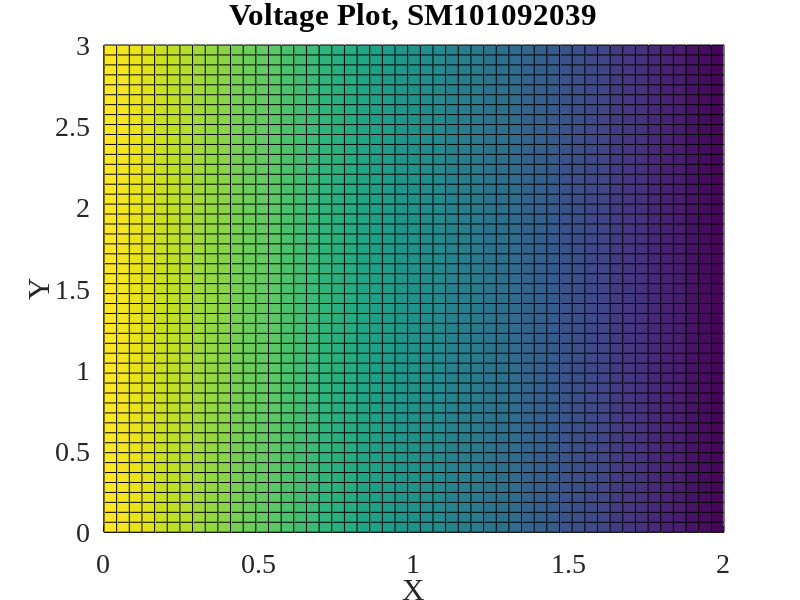
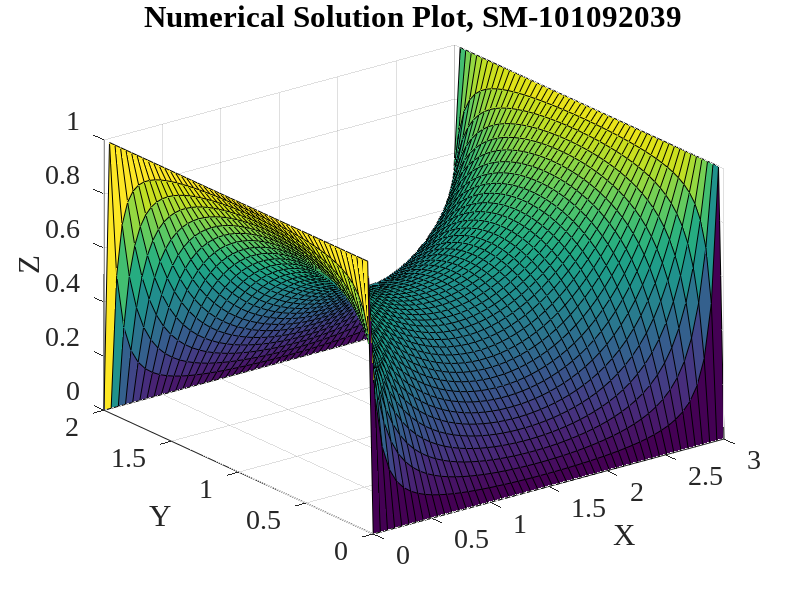
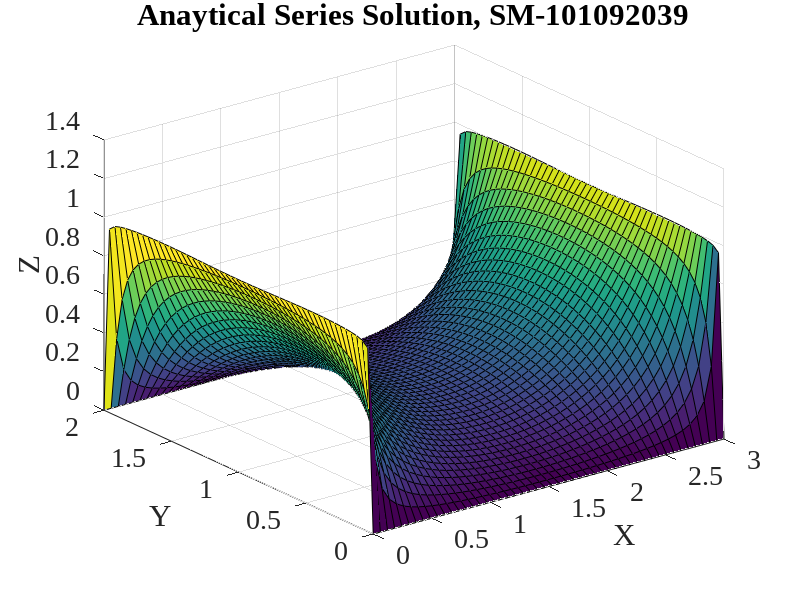

Write the MATLAB code that produced these figures, in order.
%% ELEC 4700 
% Assigment - 2 
% Saifuddin Mohammed, #101092039


%% The first segement of the assignment required calculation of Electrostatic potential of Rectanfgular region with dimensions L x W. 

% 1  
% a)	V = V0 at x = 0 and V = 0 at x = L 


set(0,'DefaultFigureWindowStyle','docked')
set(0,'defaultaxesfontsize',20)
set(0,'defaultaxesfontname','Times New Roman')
set(0,'DefaultLineLineWidth',2); 

close all
clear
clc


nx = 50;
ny = 50;

%Create G matrix using Sparse
G = sparse(nx*ny);  

%Set up B matrix 
F = zeros(nx*ny,1);



% Setting up Length and Width as per the ratio L/W = 3/2
L = 2;
W = 3;

V_0 = 1;    %Assigning V0 a value of 1;




for i = 1 : nx                %Filling the matrix G 
    
    for j = 1 : ny
        
        n = j + (i - 1)*ny;     %Mapping the Nodes     
        
        
        n_g1 = j + (i - 2)*ny;
        n_gx = j + i*ny;
        n_g2 = (j - 1) + (i - 1)*ny;
        n_gy = (j + 1) + (i - 1)*ny;
        
        
        if (i == 1 || i == nx || j == 1 || j == ny)              % Filling the matrix and setting up the boundary conditions. 
            
            G(n,n) = 1;
            
        else
            
            G(n,n) = -4;
            G(n,n_g1) = 1;                             % G Matrix Diagnols
            G(n,n_gx) = 1;
            G(n,n_g2) = 1;
            G(n,n_gy) = 1;
            
        end
        
      
        if i > (nx-(nx-1)) && i < nx                           % Adjusting the boundaries on y-axis from the derivatives. 
            G(i,i + nx) = -1;
            G(i + (ny - 1)*nx,i + (ny - 2)*nx) = -1;
            
        end
        
    end
    
end

% Configuring the V matrix with the given conditions
% V = V0 and x = 0 

for h = 1: ny
    
    F(1 + (h - 1)*ny,1) = V_0;    % The boundary conditions have been determined above
   
end

V = G\F;

for i = 1:nx
    
    for j = 1:ny
       
        n = j + (i - 1)*ny;
        
        Vmap(i,j) = V(n);
        
    end
end


%Generating a plot of V(x) 

Dx = linspace(0,L,nx);
Dy = linspace(0,W,ny);



figure(1)
surf(Dx,Dy,Vmap)
view(0,90)
title({'Voltage Plot, SM101092039'})
xlabel('X')
ylabel('Y')

%%  b)	V = V0 at x = 0, x = L

clear
clc


% 
nx = 50;
ny = 50;

%Create G matrix using Sparse
G = sparse(nx*ny);  

%Set up V matrix 
F = zeros(nx*ny,1);



% Setting up Length and Width as per the ratio L/W = 3/2
L = 3;
W = 2;

V_0 = 1;    %Assigning V0 a value of 1;


for i = 1 : nx                %Filling the matrix G 
    
    for j = 1 : ny
        
        n = j + (i - 1)*ny;     %Mapping the Nodes     
        
        
        n_g1 = j + (i - 2)*ny;
        n_gx = j + i*ny;
        n_g2 = (j - 1) + (i - 1)*ny;
        n_gy = (j + 1) + (i - 1)*ny;
        
        
        if (i == 1 || i == nx || j == 1 || j == ny)              % Filling the matrix and setting up the boundary conditions. 
            
            G(n,n) = 1;
            
        else
            
            G(n,n) = -4;
            G(n,n_g1) = 1;                             % G Matrix Diagnols
            G(n,n_gx) = 1;
            G(n,n_g2) = 1;
            G(n,n_gy) = 1;
            
        end
    end
    
end
    
    

for h = 2:(ny-1)
    
    %Adjusting the boundary for the Case ii requirements 
    
    F(1 + (h - 1)*ny,1) = V_0;
    
    F(nx + (h - 1)*ny,1) = V_0;
    
    
end


V = G\F;

for i = 1:nx
    for j = 1:ny
        
        n = j + (i - 1)*ny;
        
        Vmap(i,j) = V(n);
    end
end


% Setting up the limits for the x and the y Axes
Dx = linspace(0,L,nx);
Dy = linspace(0,W,ny);


figure(2)
surf(Dx,Dy,Vmap)
title({'Numerical Solution Plot, SM-101092039'})
xlabel('X')
ylabel('Y')
zlabel('Z')

%Using the Analytical Series solution to solve 

n_M = 100;
series_Analytical = zeros(nx,ny);


%Setting up the plot generation of the analytical solution 

[V,y] = meshgrid(linspace(-L/2,L/2,nx), linspace(0,W,ny));  





for seq_iter = 1:n_M
    
    
    
   n_t = 2*seq_iter - 1;     %The series evaluates for n = 1,3,5..... where n must be odd.
                             
    
    
   %Setting up the Analytical Series solution equation from the instruction
   %manual 
   
    equ_a = W;
    equ_b = L/2;

       series_Analytical = series_Analytical + (4*V_0/pi) .* (1/n_t) .* (cosh((n_t*pi).*V./equ_a) ...
         ./ cosh((n_t*pi).*equ_b./equ_a)) .* sin((n_t*pi).*y./equ_a);
     
     pause(0.001)
     
     
end


%Generating a plot of Analytical Series Solution 
%Producing a 3D plot of the Analytical Solution 
figure(3)
surf(Dx,Dy,series_Analytical)
title({'Anaytical Series Solution, SM-101092039'})
xlabel('X')
ylabel('Y')
zlabel('Z')
